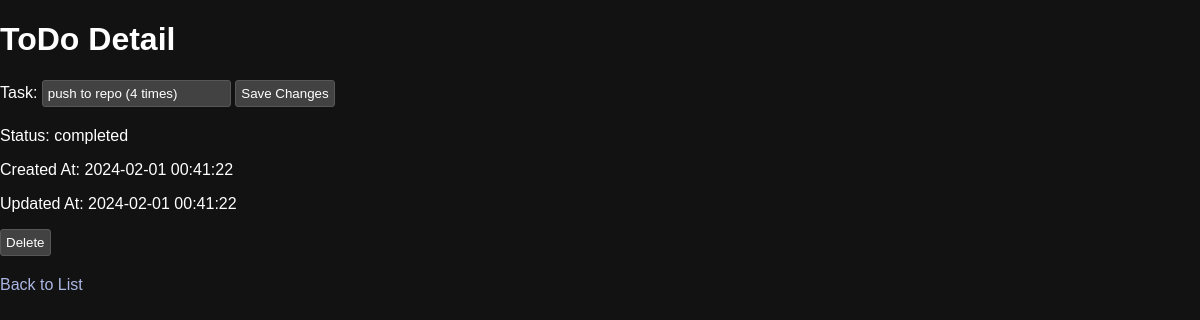
Before: /todo/8 with the older database file.
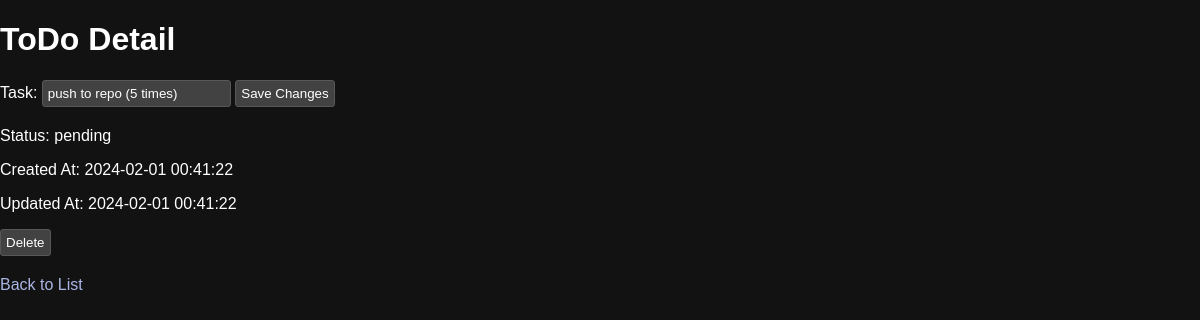
After: the same page with the newer database file.
### tables this page shows
CREATE TABLE TODOS
                        (ID INTEGER PRIMARY KEY AUTOINCREMENT,
                        TASK TEXT NOT NULL,
                        STATUS TEXT NOT NULL,
                        CREATED_AT TIMESTAMP DEFAULT CURRENT_TIMESTAMP,
                        UPDATED_AT TIMESTAMP DEFAULT CURRENT_TIMESTAMP,
                        ITEM_ORDER INTEGER);

### app.py (the view)
@app.route('/todo/<int:id>')
def todo_detail(id):
    conn = get_db_connection()
    cursor = conn.cursor()
    cursor.execute("SELECT * FROM TODOS WHERE ID = ?", (id,))
    todo = cursor.fetchone()
    conn.close()
    return render_template('todo_detail.html', todo=todo)

### app.py (called while the page is built)
def get_db_connection():
    db_path = os.path.join(app.root_path, 'todo.db')
    conn = sqlite3.connect(db_path)
    conn.row_factory = sqlite3.Row
    return conn

### templates/todo_detail.html (shortened to what this page needs)
<!DOCTYPE html>
<html>
<head>
    <link rel="stylesheet" type="text/css" href="{{ url_for('static', filename='css/style.css') }}">
</head>
<body>
    <h1>ToDo Detail</h1>
    <form method="post" action="/edit/{{ todo['ID'] }}">
        <label for="task">Task:</label>
        <input type="text" id="task" name="task" value="{{ todo['TASK'] }}">
        <input type="submit" value="Save Changes">
    </form>
    <p>Status: {{ todo['STATUS'] }}</p>
    <p>Created At: {{ todo['CREATED_AT'] }}</p>
    <p>Updated At: {{ todo['UPDATED_AT'] }}</p>
    <form method="post" action="/delete/{{ todo['ID'] }}">
        <input type="submit" value="Delete" onclick="return confirm('Are you sure you want to delete this item?');">
    </form>
    <a href="/">Back to List</a>
</body>
</html>

### static/css/style.css (style rules this page uses)
body { font-family: Arial, sans-serif; margin: 0; padding: 0; background-color: #121212; color: #fff; }
h1 { color: #fff; }
form { margin-bottom: 20px; }
a { color: rgb(171, 182, 228); text-decoration: none; transition: color 0.3s ease-in-out, text-decoration 0.3s ease-in-out; }
input[type="text"], input[type="submit"] { background-color: #424242; color: white; border: 1px solid #575757; padding: 5px; border-radius: 3px; transition: background-color 0.3s, border-color 0.3s; }

Changed rows visible on the page:
changed TODOS: task "push to repo (4 times)" → "push to repo (5 times)"; STATUS "completed" → "pending"
